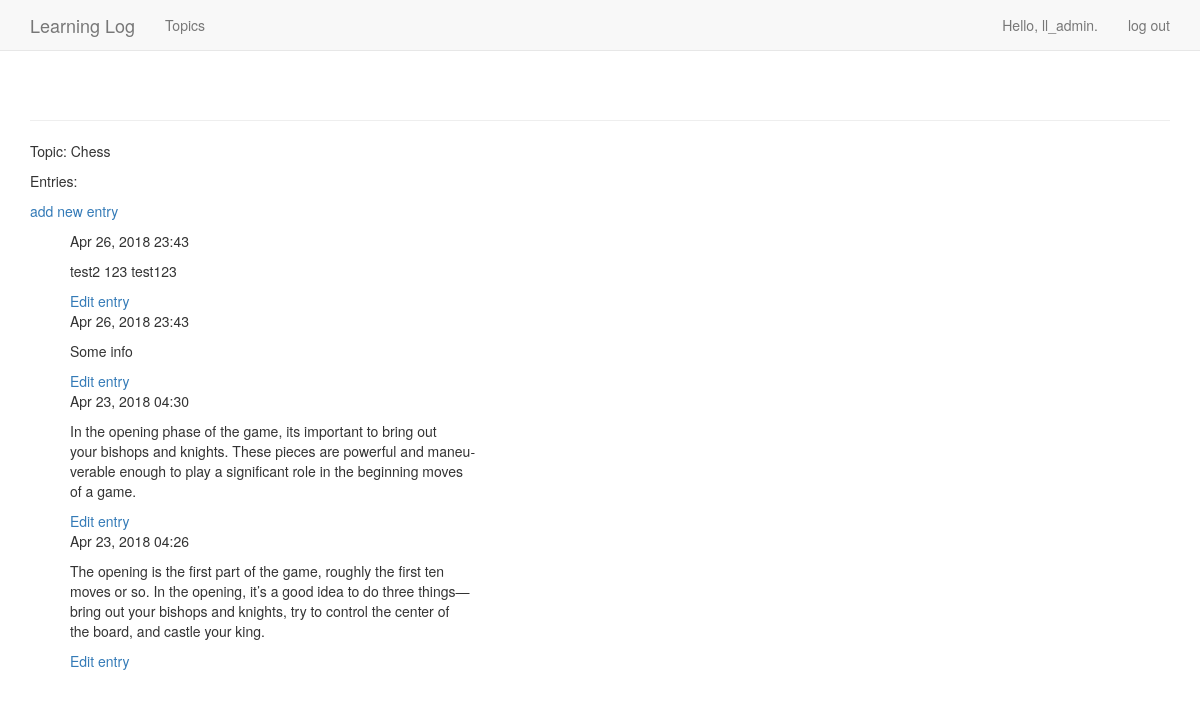
The app's page /topics/1/ (signed in), older data.
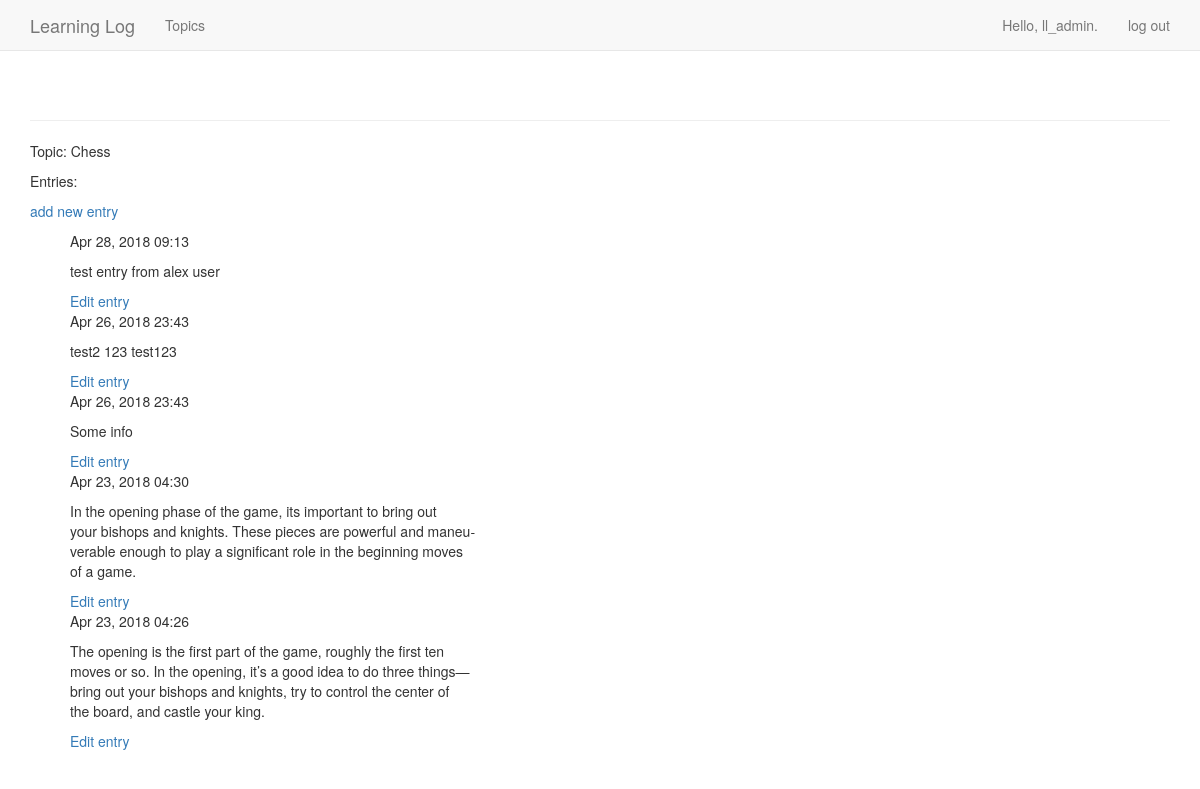
The same page, newer data.
### learning_logs/models.py (models this page shows, shortened)
class Topic(models.Model):
    text = models.CharField(max_length=200)
    date_added = models.DateTimeField(auto_now_add=True)
    owner = models.ForeignKey(User)
    def __str__(self):
        return self.text

class Entry(models.Model):
    topic = models.ForeignKey(Topic)
    text = models.TextField()
    date_added = models.DateTimeField(auto_now_add=True)
    class Meta:
        verbose_name_plural = 'entries'

### learning_logs/views.py (the view)
# urls.py: url(r'^topics/(?P<topic_id>\d+)/$', views.topic, name='topic'),
@login_required
def topic(request, topic_id):
    topic = Topic.objects.get(id=topic_id)
    check_topic_owner(request, topic)
    entries = topic.entry_set.order_by('-date_added')
    context = {'topic': topic, 'entries': entries}
    return render(request, 'learning_logs/topic.html', context)

### learning_logs/views.py (called while the page is built)
def check_topic_owner(request, topic):
    if topic.owner != request.user:
        raise Http404

### learning_logs/templates/learning_logs/topic.html
{% extends "learning_logs/base.html"%}
{% block content %}
    <p>Topic: {{ topic }}</p>
    <p>Entries:</p>
    <p>
        <a href="{% url 'learning_logs:new_entry' topic.id %}">add new entry</a>
    </p>
    <ul>
        {% for entry in entries %}
            <p>{{ entry.date_added|date:'M d, Y H:i' }}</p>
            <p>{{ entry.text|linebreaks }}</p>
        <a href="{% url 'learning_logs:edit_entry' entry.id %}">Edit entry</a>
        {%empty%}
        <li>
                There are no entries for this topic yet.
            </li>
        {% endfor %}
    </ul>
{% endblock content %}

### learning_logs/templates/learning_logs/base.html (shortened to what this page needs)
{% load bootstrap3 %}
<!DOCTYPE html>
<html lang="en">
<head>
    {% bootstrap_css %}
</head>
<body>
<nav class="navbar navbar-default navbar-static-top">
    <div class="container">
        <div class="navbar-header">
            <a class="navbar-brand" href="{% url 'learning_logs:index' %}">
                Learning Log</a>
        </div>
        <div id="navbar" class="navbar-collapse collapse">
            <ul class="nav navbar-nav">
                <li><a href="{% url 'learning_logs:topics' %}">Topics</a></li>
            </ul>
            <ul class="nav navbar-nav navbar-right">
                {% if user.is_authenticated %}
                <li><a>Hello, {{ user.username }}.</a></li>
                <li><a href="{% url 'users:logout' %}">log out</a></li>
                {% else %}
                <li><a href="{% url 'users:register' %}">register</a></li>
                <li><a href="{% url 'users:login' %}">log in</a></li>
                {% endif %}
            </ul>
        </div>
    </div>
</nav>
<div class="container">
    <div class="page-header">
    </div>
    <div>
        {% block content %}{% endblock content %}
    </div>
</div>
</body>
</html>

Row changes from the older to the newer data that the page shows:
added Entry: date_added "Apr 28, 2018 09:13", text "test entry from alex user"
